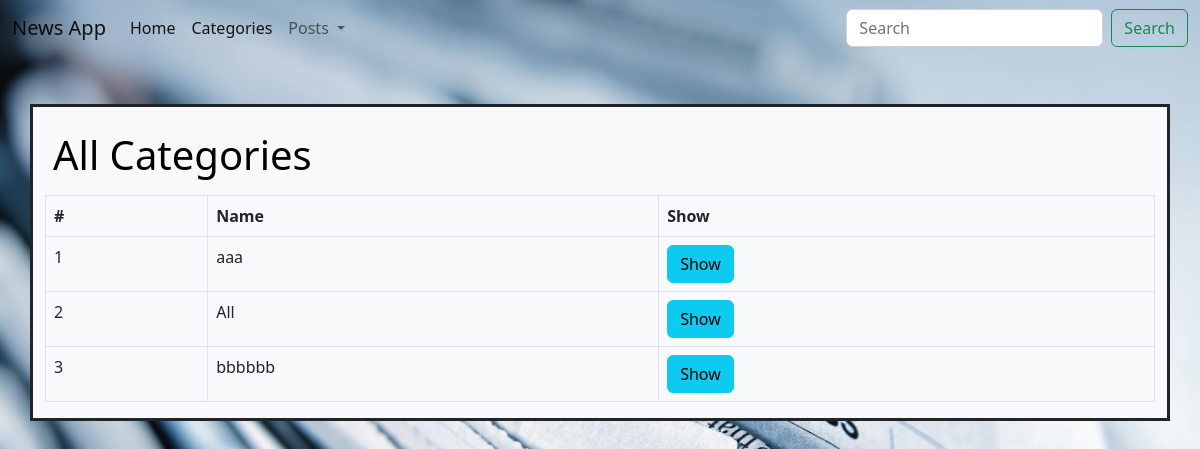
Before: /Views/Dashboard/Categories/Index.php with the older database file.
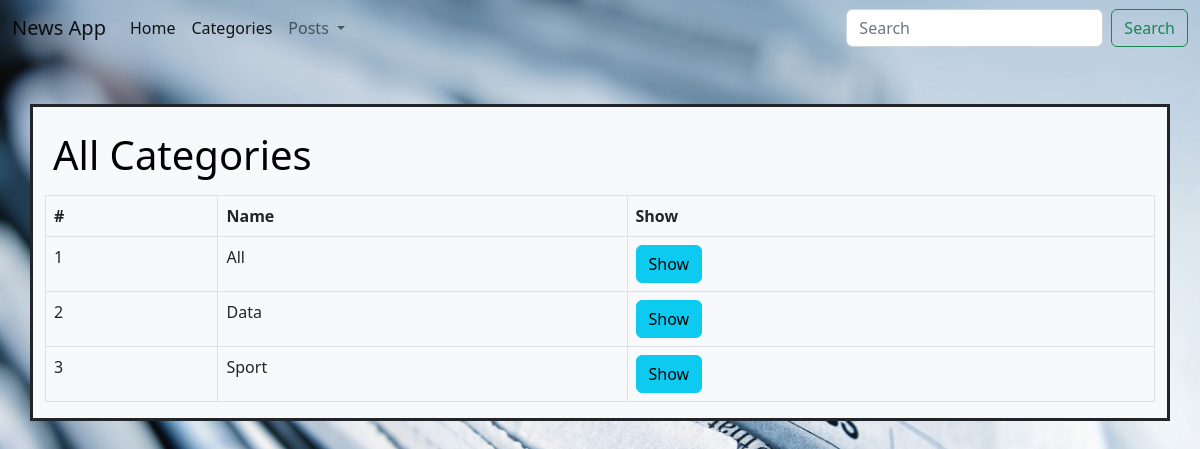
After: the same page with the newer database file.
### tables this page shows
CREATE TABLE `categories` (
  `id` int(11) NOT NULL,
  `name` varchar(255) NOT NULL
);

### App/Sessions.php (called while the page is built, shortened)
<?php
function IsDefined($key)
{
    if (isset($_SESSION[$key])) {
        return true;
    } else {
        return false;
    }
}
?>

### App/Request.php (called while the page is built, shortened)
<?php
function getUser($key)
{
    if (IsDefined($key)) {
        $user = getSession($key);
        return $user;
    } else {
        return [];
    }
}

### App/DB.php (called while the page is built, shortened)
<?php
$servername = "localhost";
$username = "root";
$password = "";
$dpname = "news_app";
$conn = mysqli_connect($servername, $username, $password, $dpname);
function dbGet($table)
{
    global $conn;
    $sql = "SELECT * FROM `$table`";
    try {
        $result = mysqli_query($conn, $sql);
        $data = [];
        while ($row = mysqli_fetch_assoc($result)) {
            $data[] = $row;
        }
        return $data;
    } catch (mysqli_sql_exception $e) {
        die("insert error : " . $e->getMessage());
    }
}

### Views/Dashboard/Categories/Index.php (the view, shortened to what this page needs)
<?php require_once MAIN_PATH . '/Views/Dashboard/Inc/Header.php';
$user=getUser('user');
?>
<div class="container">
    <div class="row">
        <div class="col-12 mx-auto bg-light my-5 border border-dark border-3">
            <h1 class=" p-2 mt-3"> All Categories </h1>
            <div class="col-12">
                <table class="table table-bordered">
                    <thead>
                        <tr>
                            <th>#</th>
                            <th>Name</th>
                            <?php if($user['role']=='admin'):?>
                            <th>Edit</th>
                            <th>Delete</th>
                            <?php else:?>
                            <th>Show</th>
                            <?php endif?>
                        </tr>
                    </thead>
                    <tbody>
                        <?php $categories = dbGet('categories');
                        $i = 1; ?>
                        <?php foreach ($categories as $category): ?>
                            <tr>
                                <td>
                                    <?php echo $i++; ?>
                                </td>
                                <td>
                                    <?php echo $category['name']; ?>
                                </td>
                                <?php if($user['role']=='admin'):?>
                                <td>
                                    <a href="<?php echo URL . "/Views/Dashboard/Categories/Edit.php?id=" . $category['id']; ?>"
                                        class="btn btn-info">Edit</a>
                                </td>
                                <td>
                                    <?php if($category['id']==0):?>
                                        <button class="btn btn-danger" disabled>Delete</button>
                                        <?php else:?>
                                    <a href="<?php echo URL . "/Controllers/Dash/Categories/Delete.php?id=" . $category['id']; ?>"
                                        class="btn btn-danger">Delete</a>
                                <?php endif?>    </td>
                                <?php else:?>
                                    <td>
                                    <a href="<?php echo URL . "/Views/Front/Home.php?id=" . $category['id']; ?>"
                                        class="btn btn-info">Show</a>
                                        <?php endif?>
                                </td>
                            </tr>
                        <?php endforeach; ?>
                    </tbody>
                </table>
            </div>
        </div>
    </div>
</div>

Changed rows visible on the page:
removed categories: name "aaa"
removed categories: name "bbbbbb"
added categories: name "Data"
added categories: name "Sport"
